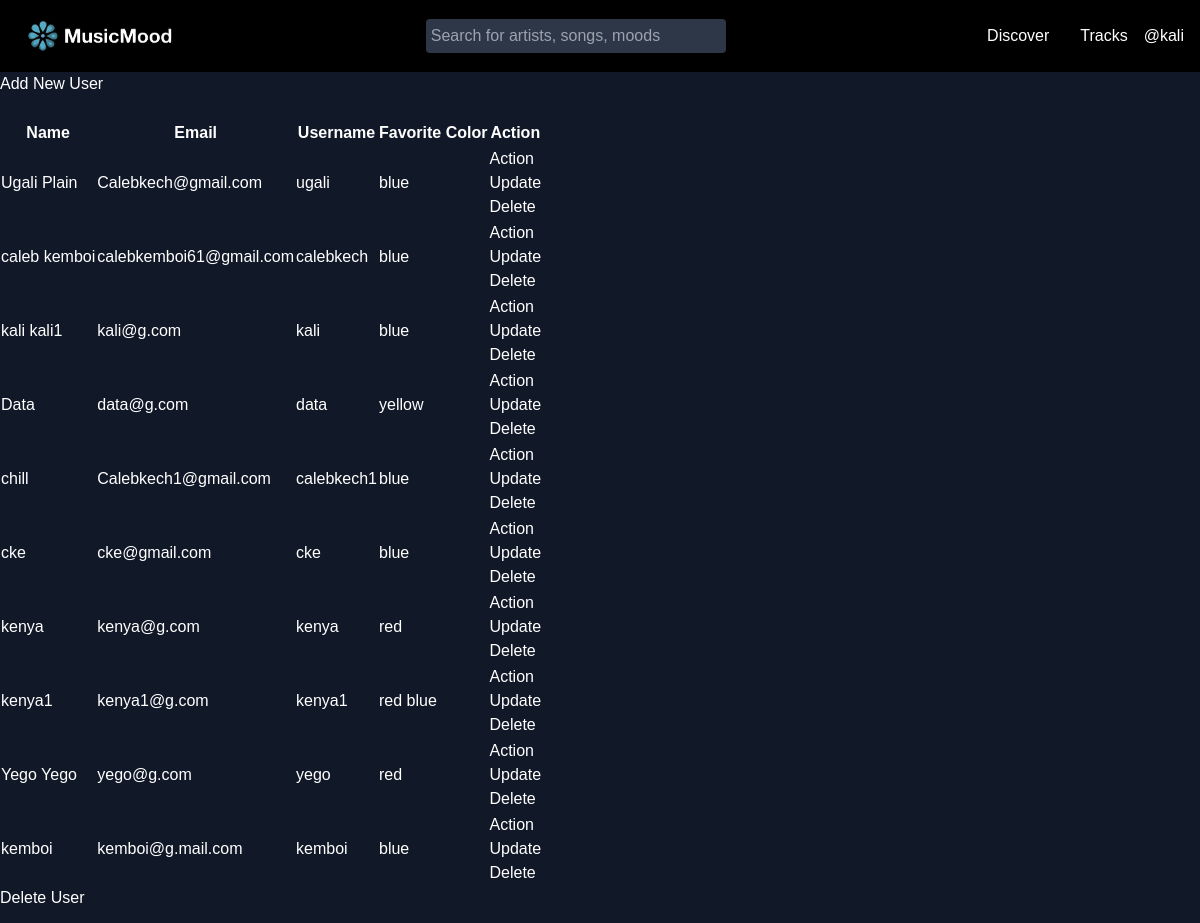
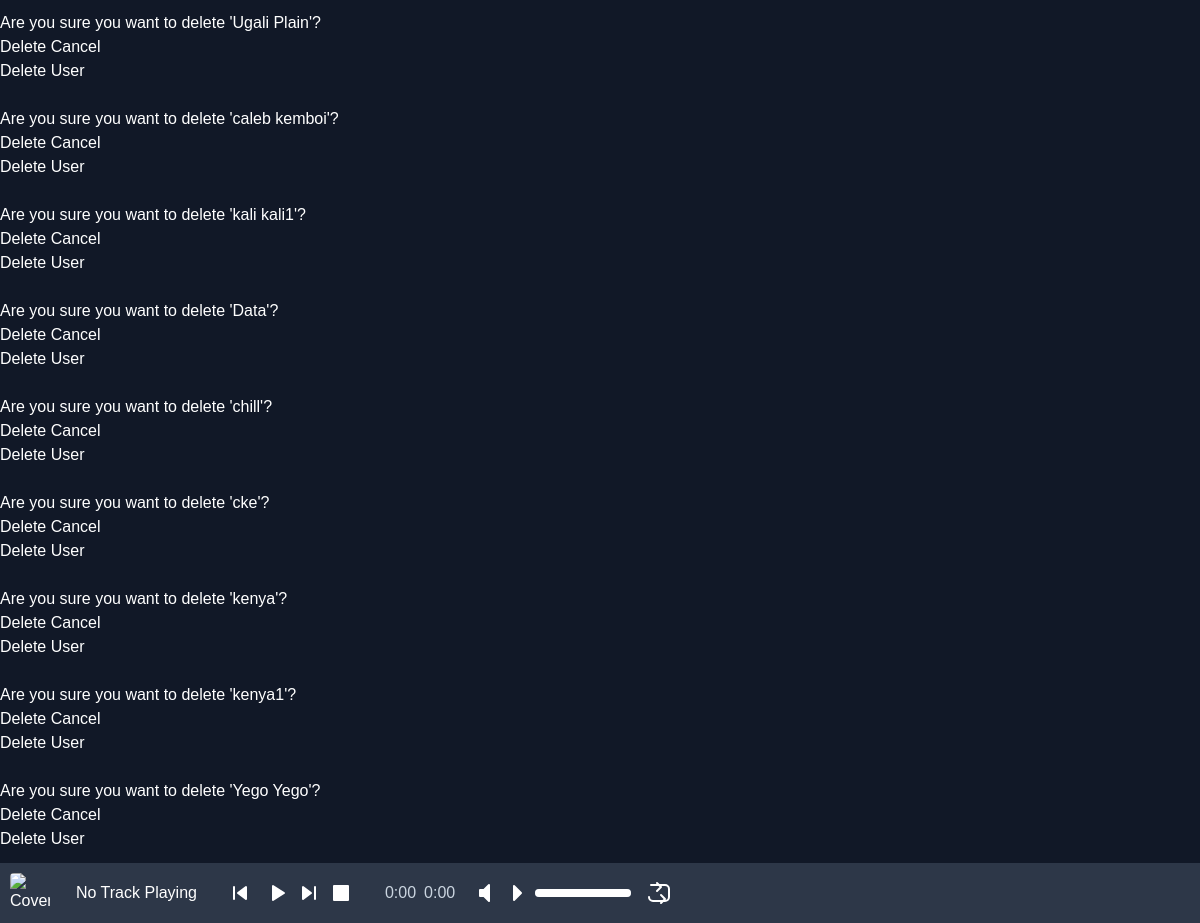
/user/user_list (signed in), run on the app's committed database (2 pictures, top to bottom).
### app/models.py (models this page shows, shortened)
class Users(db.Model, UserMixin):
    id = db.Column(db.String(36), primary_key=True, default=lambda: str(uuid.uuid4()))
    username = db.Column(db.String(20), nullable=False, unique=True)
    name = db.Column(db.String(200), nullable=False)
    email = db.Column(db.String(120), nullable=False, unique=True)
    favorite_color = db.Column(db.String(120))
    date_added = db.Column(db.DateTime, nullable=False, default=datetime.utcnow)
    profile_pic = db.Column(db.String(255), nullable=True)
    is_admin = db.Column(db.Boolean, default=False)
    is_creater = db.Column(db.Boolean, default=False)
    playlists = db.relationship('Playlist', back_populates='user', cascade='all, delete-orphan')
    password_hash = db.Column(db.String(256))

### app/routes.py (the view)
@main.route('/user/user_list')
@login_required
def users():
    users = Users.query.order_by(Users.date_added).all()
    return render_template("user_list.html", users=users)

### app/__init__.py (called while the page is built)
def create_app():
    app = Flask(__name__)
    app.config.from_object(Config)
    db.init_app(app)
    migrate = Migrate(app, db)
    from .routes import main
    from .auth import auth  # Import the auth Blueprint
    app.register_blueprint(main)
    app.register_blueprint(auth, url_prefix='/auth')  # Register the auth Blueprint with a URL prefix
    login_manager = LoginManager()
    login_manager.init_app(app)
    login_manager.login_view = 'auth.login'
    @login_manager.user_loader
    def load_user(user_id):
        return Users.query.get(str(user_id))
    @app.errorhandler(404)
    def page_not_found(e):
        return render_template('404.html'), 404
    return app

### app/templates/user_list.html (shortened to what this page needs)
{% extends "base.html" %}
{% block content %}
    <div>
        <a class="btn btn-outline-secondary btn-sm" href="/user/add" role="button">Add New User</a>
    </div>
    <br>
    <table class="table table-hover table-bordered table-striped">
        <thead class="table-group-divider">
            <tr>
                <th scope="col">Name</th>
                <th scope="col">Email</th>
                <th scope="col">Username</th>
                <th scope="col">Favorite Color</th>
                <th scope="col">Action</th>
            </tr>
        </thead>
        <tbody>
            {% for user in users %}
            <tr>
                <td>{{ user.name }}</td>
                <td>{{ user.email }}</td>
                <td>{{ user.username }}</td>
                <td>{{ user.favorite_color }}</td>
                <td>
                    <div class="dropdown">
                        <button class="btn btn-secondary dropdown-toggle btn-sm" type="button" id="dropdownMenuButton{{ user.id }}" data-bs-toggle="dropdown" aria-expanded="false">
                            Action
                        </button>
                        <ul class="dropdown-menu" aria-labelledby="dropdownMenuButton{{ user.id }}">
                            <li><a class="dropdown-item btn-sm update-user-btn" href="{{ url_for('main.update_user', user_id=user.id) }}">Update</a></li>
                            <li><a class="dropdown-item delete-user-btn" href="#" data-bs-toggle="modal" data-bs-target="#deleteUserModal{{ user.id }}">Delete</a></li>
                        </ul>
                    </div>
                </td>
            </tr>
            {% endfor %}
        </tbody>
    </table>
    {% for user in users %}
    <div class="modal fade" id="deleteUserModal{{ user.id }}" tabindex="-1" aria-labelledby="deleteUserModalLabel{{ user.id }}" aria-hidden="true">
    <div class="modal-dialog">
        <div class="modal-content">
        <div class="modal-header">
            <h5 class="modal-title" id="deleteUserModalLabel{{ user.id }}">Delete User</h5>
        </div>
        <div class="modal-body">
            <p>Are you sure you want to delete '{{ user.name }}'?</p>
            <form action="{{ url_for('main.delete_user', user_id=user.id) }}" method="post">
                <button type="submit" class="btn btn-danger">Delete</button>
                <button type="button" class="btn btn-secondary" data-bs-dismiss="modal">Cancel</button>
            </form>
        </div>
        </div>
    </div>
    </div>
    {% endfor %}
{% endblock %}

### app/templates/base.html (shortened to what this page needs)
<!DOCTYPE html>
<html lang="en">
<head>
    <link href="https://cdn.jsdelivr.net/npm/tailwindcss@2.2.19/dist/tailwind.min.css" rel="stylesheet">
    <link rel="stylesheet" href="{{ url_for('static', filename='css/styles.css') }}">
</head>
<body class="bg-gray-900 text-white flex flex-col min-h-screen">
    <header class="flex justify-between items-center p-4 bg-black">
        <div class="logo">
            <a href="{{ url_for('main.index')}}"><img src="{{ url_for('static', filename='img/logo.png') }}" alt="Audiomack Logo" class="h-10"></a>
        </div>
        <div class="search-bar">
            <input type="text" placeholder="Search for artists, songs, moods" class="p-2 rounded bg-gray-800 text-white">
        </div>
        <nav class="flex space-x-4">
            <a href="{{ url_for('main.playlist')}}" class="text-white">Discover</a>
            <a href="{{ url_for('main.songs')}}" class="text-white">Tracks</a>
            {% if current_user.is_authenticated %}
                <a href="{{ url_for('auth.profile')}}" class="text-white">@{{ current_user.username }}</a>
            {% endif %}
        </nav>
    </header>
    <div id="content" class="flex-grow">
        {% block content %}
        {% endblock %}
    </div>
    <footer class="fixed bottom-0 left-0 w-full bg-gray-800 p-2 flex items-center justify-between z-50">
        <div id="jp_container" class="jp-audio flex items-center w-full" role="application" aria-label="media player">
            <div class="flex items-center space-x-4">
                <div class="flex items-center space-x-4">
                    <img id="jp_cover" src="" alt="Cover Image" class="h-10 w-10 rounded">
                    <div class="jp-title flex-grow text-white" aria-label="title">No Track Playing</div>
                </div>
                <div class="jp-controls flex items-center space-x-2 mx-auto">
                    <button class="jp-previous text-white focus:outline-none" role="button" tabindex="0" aria-label="Previous">
                        <svg width="24" height="24" fill="none">
                            <path d="M10 12l8-6v12l-8-6Z" fill="currentColor" stroke="currentColor" stroke-width="2" stroke-linecap="round" stroke-linejoin="round" />
                            <path d="M6 6v12" stroke="currentColor" stroke-width="2" stroke-linecap="round" stroke-linejoin="round" />
                        </svg>
                    </button>
                    <button class="jp-play text-white focus:outline-none" role="button" tabindex="0" aria-label="Play">
                        <svg width="24" height="24" fill="none">
                            <path d="M8 5v14l11-7L8 5z" fill="currentColor" stroke="currentColor" stroke-width="2" stroke-linecap="round" stroke-linejoin="round" />
                        </svg>
                    </button>
                    <button class="jp-next text-white focus:outline-none" role="button" tabindex="0" aria-label="Next">
                        <svg width="24" height="24" fill="none">
                            <path d="M14 12L6 6v12l8-6Z" fill="currentColor" stroke="currentColor" stroke-width="2" stroke-linecap="round" stroke-linejoin="round" />
                            <path d="M18 6v12" stroke="currentColor" stroke-width="2" stroke-linecap="round" stroke-linejoin="round" />
                        </svg>
                    </button>
                    <button class="jp-stop text-white focus:outline-none" role="button" tabindex="0" aria-label="Stop">
                        <svg width="24" height="24" fill="none">
                            <rect x="5" y="5" width="14" height="14" fill="currentColor" stroke="currentColor" stroke-width="2" stroke-linecap="round" stroke-linejoin="round" />
                        </svg>
                    </button>
                </div>
                <div class="jp-time-holder flex items-center space-x-2 text-gray-400">
                    <div class="jp-current-time" role="timer" aria-label="time">0:00</div>
                    <div class="jp-duration" role="timer" aria-label="duration">0:00</div>
                </div>
                <div class="jp-volume-controls flex items-center space-x-2">
                    <button class="jp-mute text-white focus:outline-none" role="button" tabindex="0" aria-label="Mute">
                        <svg width="24" height="24" fill="none">
                            <path d="M9 9v6h4l5 5V4l-5 5H9z" fill="currentColor" stroke="currentColor" stroke-width="2" stroke-linecap="round" stroke-linejoin="round" />
                        </svg>
                    </button>
                    <button class="jp-volume-max text-white focus:outline-none" role="button" tabindex="0" aria-label="Max Volume">
                        <svg width="24" height="24" fill="none">
                            <path d="M11 5v14l7-7-7-7z" fill="currentColor" stroke="currentColor" stroke-width="2" stroke-linecap="round" stroke-linejoin="round" />
                        </svg>
                    </button>
                    <div class="jp-volume-bar bg-gray-600 rounded h-2 cursor-pointer w-24">
                        <div class="jp-volume-bar-value bg-white h-2 rounded"></div>
                    </div>
                </div>
                <div class="jp-toggles flex items-center space-x-2">
                    <button class="jp-repeat text-white focus:outline-none" role="button" tabindex="0" aria-label="Repeat">
                    </button>
                </div>
            </div>
        </div>
    </footer>
</body>
</html>

### app/static/css/styles.css (style rules this page uses)
body { margin: 0; font-family: Arial, sans-serif; background-color: #1a1a1a; color: white; }
.fixed { position: fixed; }
.bottom-0 { bottom: 0; }
.left-0 { left: 0; }
.w-full { width: 100%; }
.bg-gray-800 { background-color: #2d3748; }
.p-2 { padding: 0.5rem; }
.flex { display: flex; }
.items-center { align-items: center; }
.justify-between { justify-content: space-between; }
.text-white { color: #fff; }
.text-gray-400 { color: #cbd5e0; }
.bg-gray-600 { background-color: #718096; }
header { display: flex; justify-content: space-between; align-items: center; padding: 10px 20px; background-color: #000; }
.logo img { height: 40px; }
.search-bar input { padding: 5px; border: none; border-radius: 4px; width: 300px; }
nav a { margin: 0 15px; text-decoration: none; color: white; }
footer { background-color: #000; padding: 10px 20px; position: fixed; bottom: 0; width: 100%; display: flex; align-items: center; }
.jp-audio { background: #2d3748; color: white; width: 100%; height: 60px; padding: 10px; position: fixed; bottom: 0; left: 0; display: flex; justify-content: space-between; align-items: center; z-index: 1000; }
.jp-controls button { background: none; border: none; color: white; cursor: pointer; margin: 0 5px; }
.jp-time-holder { display: flex; align-items: center; }
.jp-volume-controls, .jp-toggles { display: flex; align-items: center; }
.jp-title { white-space: nowrap; overflow: hidden; text-overflow: ellipsis; flex: 1; text-align: center; padding: 0 10px; }

### data on the page
Users: username "kali", name "kali kali1", email "kali@g.com", favorite_color "blue"
Users: name "Ugali Plain", email "Calebkech@gmail.com", username "ugali", favorite_color "blue"
Users: name "caleb kemboi", email "calebkemboi61@gmail.com", username "calebkech", favorite_color "blue"
Users: name "Data", email "data@g.com", username "data", favorite_color "yellow"
Users: name "chill", email "Calebkech1@gmail.com", username "calebkech1", favorite_color "blue"
Users: name "cke", email "cke@gmail.com", username "cke", favorite_color "blue"
Users: name "kenya", email "kenya@g.com", username "kenya", favorite_color "red"
Users: name "kenya1", email "kenya1@g.com", username "kenya1", favorite_color "red blue"
Users: name "Yego Yego", email "yego@g.com", username "yego", favorite_color "red"
Users: name "kemboi", email "kemboi@g.mail.com", username "kemboi", favorite_color "blue"
